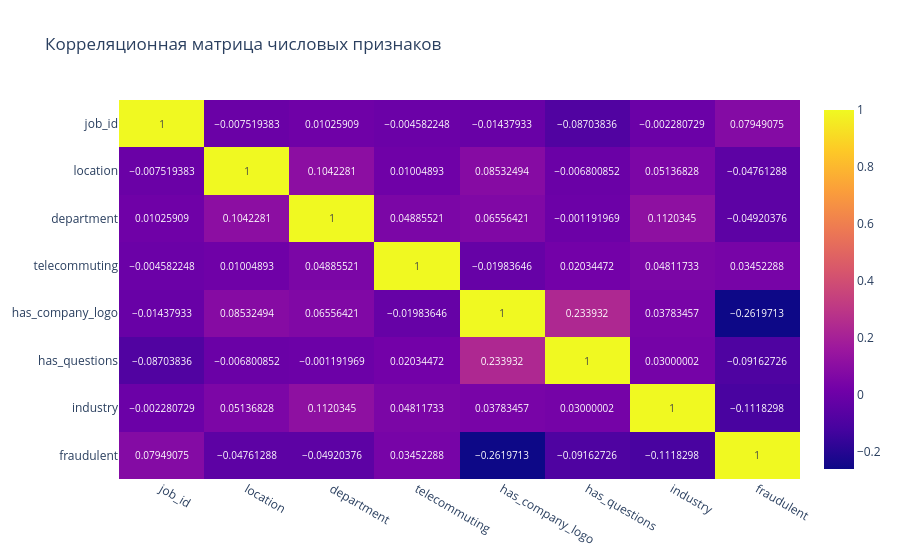
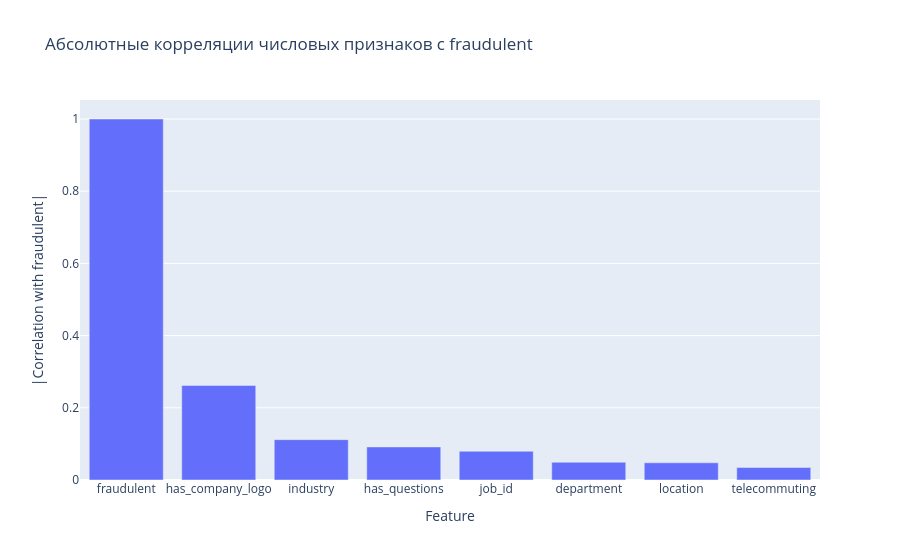
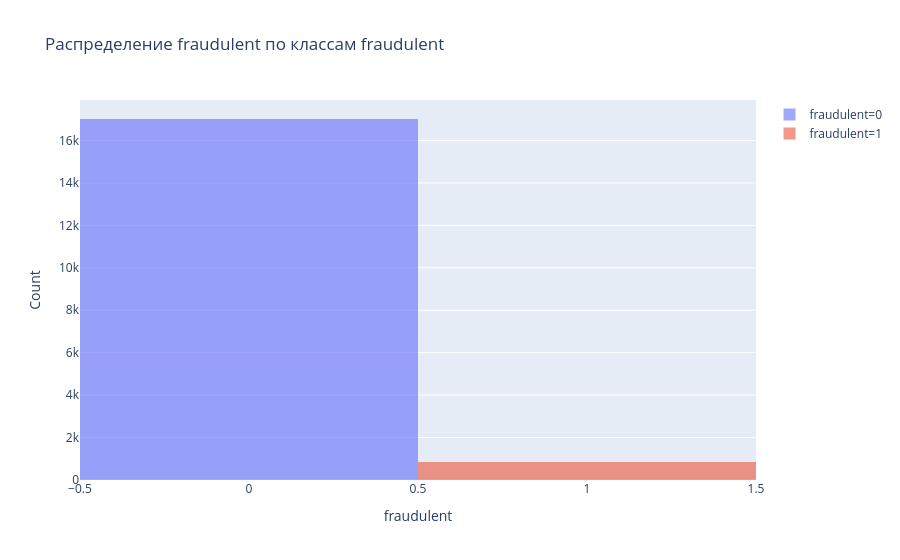
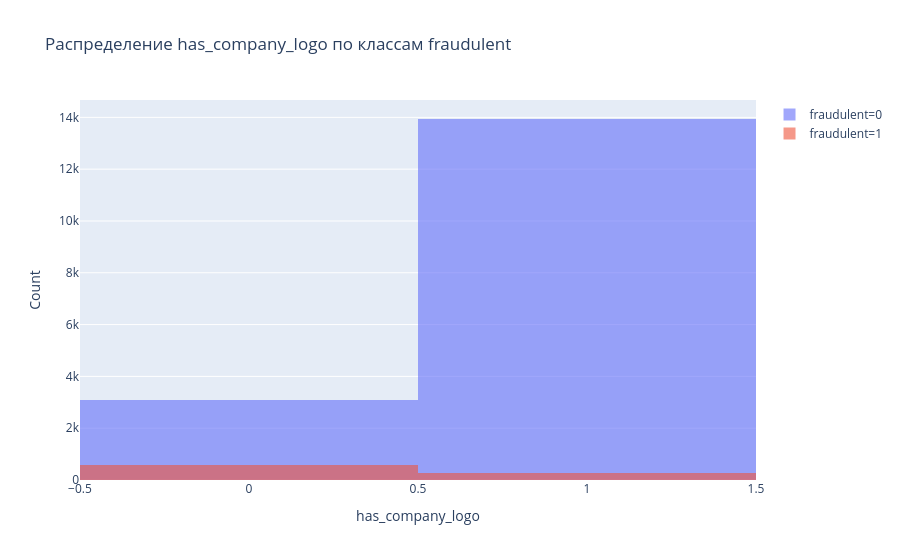

Source (notebook cell) for these figures, in order:
### Markdown cell above
## Корреляции числовых признаков с целевой переменной

### Code cell
# Корреляция числовых признаков с target
corrs = DF[num_cols].corrwith(DF["fraudulent"]).sort_values(key=lambda x: x.abs(), ascending=False)
print("Корреляция числовых признаков с fraudulent (по абсолютному значению):")
print(corrs)

# График 3: heatmap корреляций числовых признаков
corr_matrix = DF[num_cols].corr()
fig3 = px.imshow(corr_matrix, text_auto=True, aspect="auto",
                 title="Корреляционная матрица числовых признаков")
FIGS.append(fig3)

# График 4: bar chart абсолютных корреляций с target
fig4 = px.bar(x=corrs.index, y=corrs.abs(),
              labels={"x": "Feature", "y": "|Correlation with fraudulent|"},
              title="Абсолютные корреляции числовых признаков с fraudulent")
FIGS.append(fig4)

# График 5: распределение топ-2 числовых признаков по классам target
top2_num = corrs.index[:2].tolist()
for col in top2_num:
    fig = go.Figure()
    for cls in sorted(DF["fraudulent"].unique()):
        fig.add_trace(go.Histogram(x=DF.loc[DF["fraudulent"]==cls, col],
                                   name=f"fraudulent={cls}", opacity=0.6))
    fig.update_layout(barmode='overlay', title=f"Распределение {col} по классам fraudulent",
                      xaxis_title=col, yaxis_title="Count")
    FIGS.append(fig)
    print(f"Распределение по классам для {col} построено.")

### Figure 1 — Plotly figure (JSON) as saved in the notebook; plotly's stock layout.template omitted (floating-point values rounded to 4 significant figures)
{"data": [{"coloraxis": "coloraxis", "hovertemplate": "x: %{x}<br>y: %{y}<br>color: %{z}<extra></extra>", "name": "0", "texttemplate": "%{z}", "type": "heatmap", "x": ["job_id", "location", "department", "telecommuting", "has_company_logo", "has_questions", "industry", "fraudulent"], "xaxis": "x", "y": ["job_id", "location", "department", "telecommuting", "has_company_logo", "has_questions", "industry", "fraudulent"], "yaxis": "y", "z": [[1.0, -0.007519, 0.01026, -0.004582, -0.01438, -0.08704, -0.002281, 0.07949], [-0.007519, 1.0, 0.1042, 0.01005, 0.08532, -0.006801, 0.05137, -0.04761], [0.01026, 0.1042, 1.0, 0.04886, 0.06556, -0.001192, 0.112, -0.0492], [-0.004582, 0.01005, 0.04886, 1.0, -0.01984, 0.02034, 0.04812, 0.03452], [-0.01438, 0.08532, 0.06556, -0.01984, 1.0, 0.2339, 0.03783, -0.262], [-0.08704, -0.006801, -0.001192, 0.02034, 0.2339, 1.0, 0.03, -0.09163], [-0.002281, 0.05137, 0.112, 0.04812, 0.03783, 0.03, 1.0, -0.1118], [0.07949, -0.04761, -0.0492, 0.03452, -0.262, -0.09163, -0.1118, 1.0]]}], "layout": {"coloraxis": {"colorscale": [[0.0, "#0d0887"], [0.1111, "#46039f"], [0.2222, "#7201a8"], [0.3333, "#9c179e"], [0.4444, "#bd3786"], [0.5556, "#d8576b"], [0.6667, "#ed7953"], [0.7778, "#fb9f3a"], [0.8889, "#fdca26"], [1.0, "#f0f921"]]}, "title": {"text": "Корреляционная матрица числовых признаков"}, "xaxis": {"anchor": "y", "domain": [0.0, 1.0]}, "yaxis": {"anchor": "x", "autorange": "reversed", "domain": [0.0, 1.0]}}}

### Figure 2 — Plotly figure (JSON) as saved in the notebook; plotly's stock layout.template omitted (floating-point values rounded to 4 significant figures)
{"data": [{"hovertemplate": "Feature=%{x}<br>|Correlation with fraudulent|=%{y}<extra></extra>", "legendgroup": "", "marker": {"color": "#636efa", "pattern": {"shape": ""}}, "name": "", "orientation": "v", "showlegend": false, "textposition": "auto", "type": "bar", "x": ["fraudulent", "has_company_logo", "industry", "has_questions", "job_id", "department", "location", "telecommuting"], "xaxis": "x", "y": [1.0, 0.262, 0.1118, 0.09163, 0.07949, 0.0492, 0.04761, 0.03452], "yaxis": "y"}], "layout": {"barmode": "relative", "legend": {"tracegroupgap": 0}, "title": {"text": "Абсолютные корреляции числовых признаков с fraudulent"}, "xaxis": {"anchor": "y", "domain": [0.0, 1.0], "title": {"text": "Feature"}}, "yaxis": {"anchor": "x", "domain": [0.0, 1.0], "title": {"text": "|Correlation with fraudulent|"}}}}

### Figure 3 — Plotly figure (JSON) as saved in the notebook; plotly's stock layout.template omitted (floating-point values rounded to 4 significant figures; data arrays with more than 128 entries replaced by an {"elided": "..."} marker saying what was removed)
{"data": [{"name": "fraudulent=0", "opacity": 0.6, "type": "histogram", "x": {"elided": "17014 int values"}}, {"name": "fraudulent=1", "opacity": 0.6, "type": "histogram", "x": {"elided": "866 int values"}}], "layout": {"barmode": "overlay", "title": {"text": "Распределение fraudulent по классам fraudulent"}, "xaxis": {"title": {"text": "fraudulent"}}, "yaxis": {"title": {"text": "Count"}}}}

### Figure 4 — Plotly figure (JSON) as saved in the notebook; plotly's stock layout.template omitted (floating-point values rounded to 4 significant figures; data arrays with more than 128 entries replaced by an {"elided": "..."} marker saying what was removed)
{"data": [{"name": "fraudulent=0", "opacity": 0.6, "type": "histogram", "x": {"elided": "17014 int values"}}, {"name": "fraudulent=1", "opacity": 0.6, "type": "histogram", "x": {"elided": "866 int values"}}], "layout": {"barmode": "overlay", "title": {"text": "Распределение has_company_logo по классам fraudulent"}, "xaxis": {"title": {"text": "has_company_logo"}}, "yaxis": {"title": {"text": "Count"}}}}
